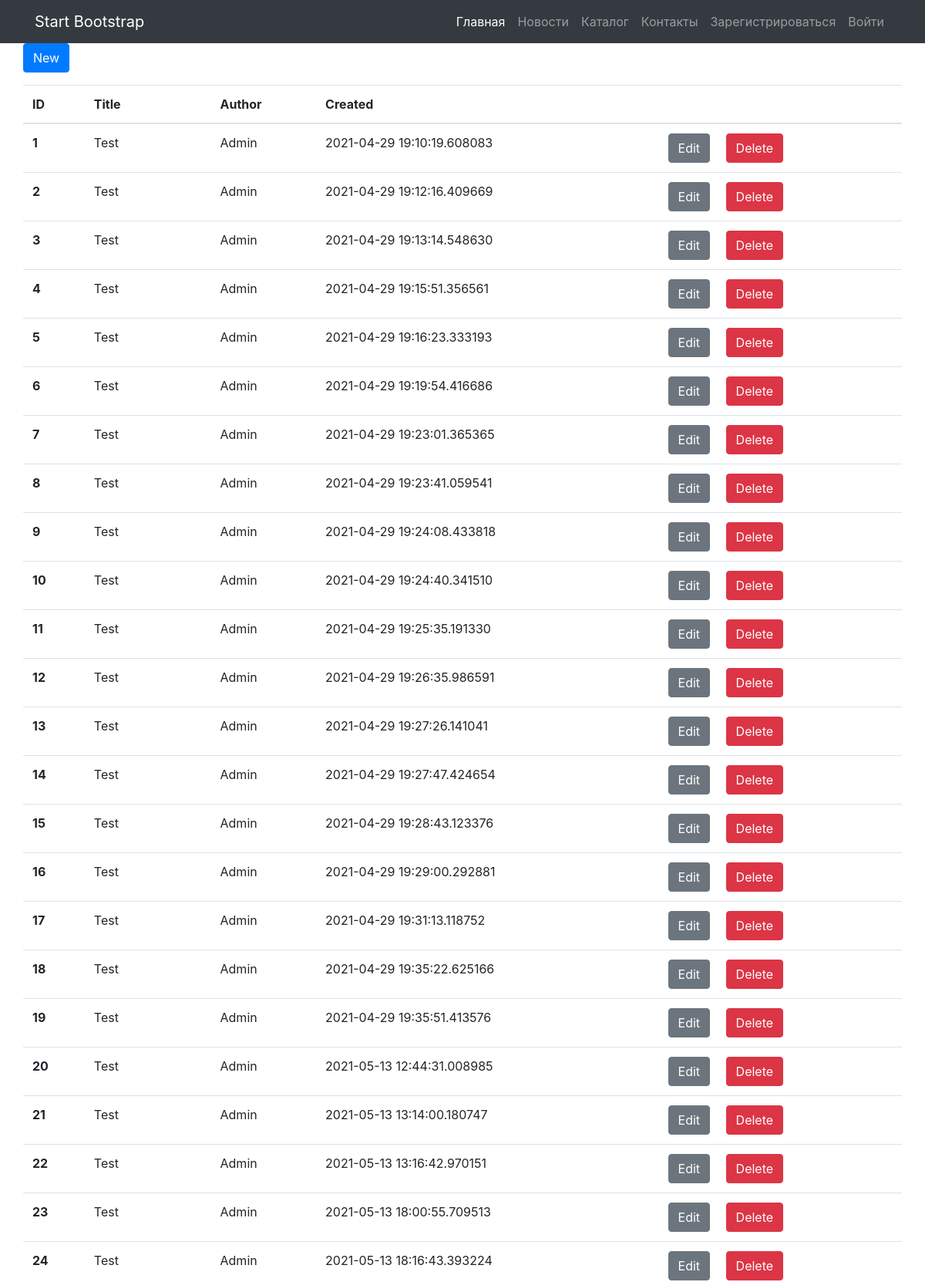
Page /admin/news (upper part) on the committed database.
### data/news.py (models this page shows, shortened)
class News(SqlAlchemyBase, SerializerMixin):
    __tablename__ = 'news'
    id = sqlalchemy.Column(sqlalchemy.Integer,
                           primary_key=True, autoincrement=True)
    title = sqlalchemy.Column(sqlalchemy.String, nullable=True)
    content = sqlalchemy.Column(sqlalchemy.String, nullable=True)
    image = sqlalchemy.Column(sqlalchemy.String, nullable=True)
    created_date = sqlalchemy.Column(sqlalchemy.DateTime,
                                     default=datetime.datetime.now)
    likes = sqlalchemy.Column(sqlalchemy.Integer)
    is_private = sqlalchemy.Column(sqlalchemy.Boolean, default=True)
    user_id = sqlalchemy.Column(sqlalchemy.Integer,
                                sqlalchemy.ForeignKey("users.id"))
    news_img = sqlalchemy.Column(sqlalchemy.String, nullable=True)
    user = orm.relation('User')

### data/users.py (models this page shows, shortened)
class User(SqlAlchemyBase, UserMixin, SerializerMixin):
    __tablename__ = 'users'
    id = sqlalchemy.Column(sqlalchemy.Integer,
                           primary_key=True, autoincrement=True)
    name = sqlalchemy.Column(sqlalchemy.String, nullable=True)
    about = sqlalchemy.Column(sqlalchemy.String, nullable=True)
    email = sqlalchemy.Column(sqlalchemy.String,
                              index=True, unique=True, nullable=True)
    hashed_password = sqlalchemy.Column(sqlalchemy.String, nullable=True)
    created_date = sqlalchemy.Column(sqlalchemy.DateTime,
                                     default=datetime.datetime.now)
    news = orm.relation("News", back_populates='user')

### admin.py (the view)
@admin.route('/admin/news')
def get_news_list():
    db_sess = db_session.create_session()
    data = db_sess.query(News)
    return render_template("admin/news.html", news=data, title="Управление Новостями")

### data/db_session.py (called while the page is built)
def create_session() -> Session:
    global __factory
    return __factory()

### templates/admin/news.html
{% extends "base.html" %}
{% block content %}
<div class="row">
    <button type="button" class="btn btn-primary mb-3">New</button>
    <table class="table">
      <thead>
        <tr>
          <th scope="col">ID</th>
          <th scope="col">Title</th>
          <th scope="col">Author</th>
          <th scope="col">Created</th>
          <th scope="col"></th>
        </tr>
      </thead>
      <tbody>
      {% for item in news %}
        <tr>
          <th scope="row">{{item.id}}</th>
          <td>{{item.title}}</td>
          <td>{{item.user.name}}</td>
          <td>{{item.created_date}}</td>
          <td><button type="button" class="btn btn-secondary ml-3">Edit</button>
              <button type="button"class="btn btn-danger ml-3">Delete</button></td>
        </tr>
      {% endfor %}
      </tbody>
    </table>
</div>
{% endblock %}

### static/css/shop-homepage.css (style rules this page uses)
body { padding-top: 56px; }

### rows in the picture
News: id "1", title "Test", user.name "Admin", created_date "2021-04-29 19:10:19.608083"
News: id "2", title "Test", user.name "Admin", created_date "2021-04-29 19:12:16.409669"
News: id "3", title "Test", user.name "Admin", created_date "2021-04-29 19:13:14.548630"
News: id "4", title "Test", user.name "Admin", created_date "2021-04-29 19:15:51.356561"
News: id "5", title "Test", user.name "Admin", created_date "2021-04-29 19:16:23.333193"
News: id "6", title "Test", user.name "Admin", created_date "2021-04-29 19:19:54.416686"
News: id "7", title "Test", user.name "Admin", created_date "2021-04-29 19:23:01.365365"
News: id "8", title "Test", user.name "Admin", created_date "2021-04-29 19:23:41.059541"
News: id "9", title "Test", user.name "Admin", created_date "2021-04-29 19:24:08.433818"
News: id "10", title "Test", user.name "Admin", created_date "2021-04-29 19:24:40.341510"
News: id "11", title "Test", user.name "Admin", created_date "2021-04-29 19:25:35.191330"
News: id "12", title "Test", user.name "Admin", created_date "2021-04-29 19:26:35.986591"
News: id "13", title "Test", user.name "Admin", created_date "2021-04-29 19:27:26.141041"
News: id "14", title "Test", user.name "Admin", created_date "2021-04-29 19:27:47.424654"
News: id "15", title "Test", user.name "Admin", created_date "2021-04-29 19:28:43.123376"
News: id "16", title "Test", user.name "Admin", created_date "2021-04-29 19:29:00.292881"
News: id "17", title "Test", user.name "Admin", created_date "2021-04-29 19:31:13.118752"
News: id "18", title "Test", user.name "Admin", created_date "2021-04-29 19:35:22.625166"
News: id "19", title "Test", user.name "Admin", created_date "2021-04-29 19:35:51.413576"
News: id "20", title "Test", user.name "Admin", created_date "2021-05-13 12:44:31.008985"
News: id "21", title "Test", user.name "Admin", created_date "2021-05-13 13:14:00.180747"
News: id "22", title "Test", user.name "Admin", created_date "2021-05-13 13:16:42.970151"
News: id "23", title "Test", user.name "Admin", created_date "2021-05-13 18:00:55.709513"
News: id "24", title "Test", user.name "Admin", created_date "2021-05-13 18:16:43.393224"
